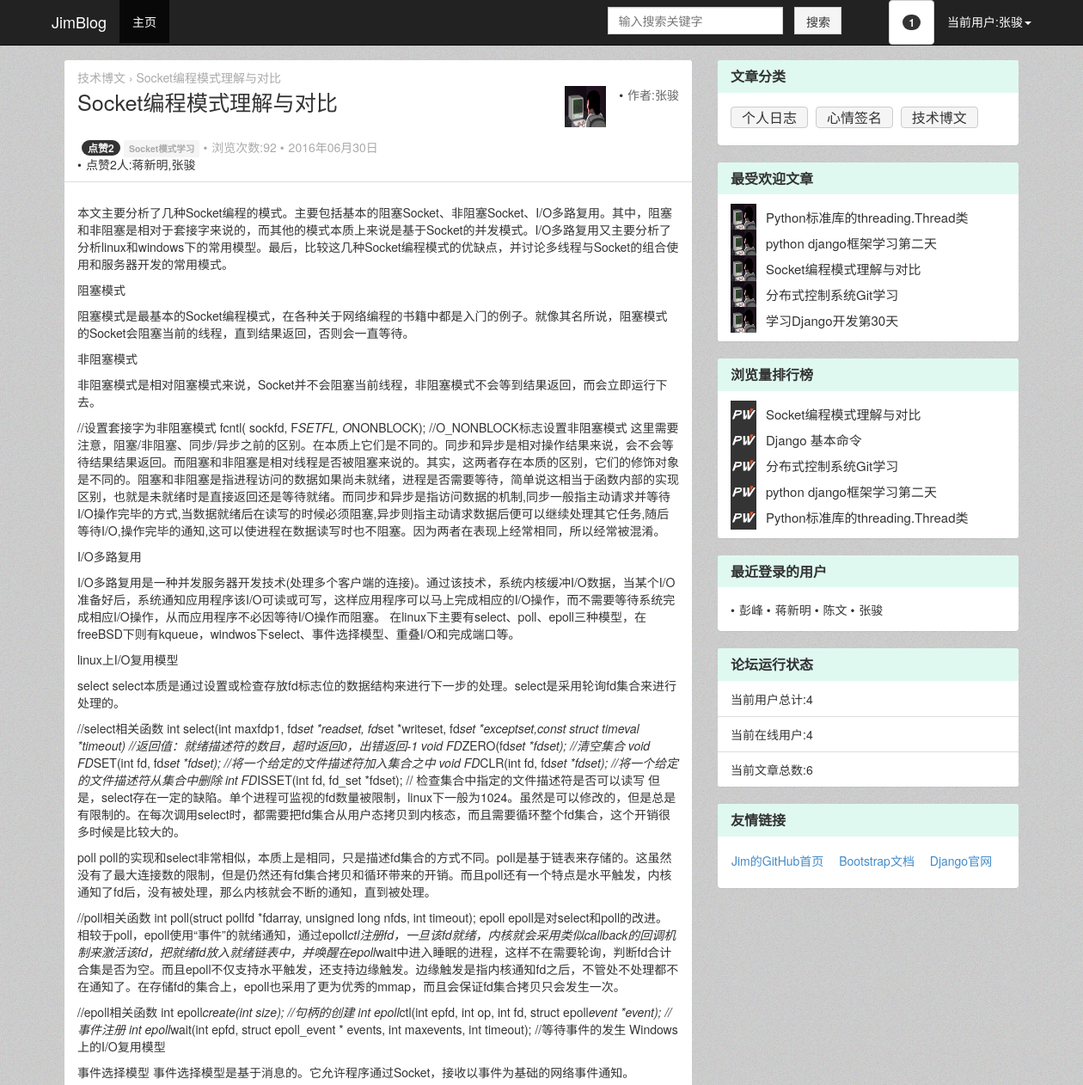
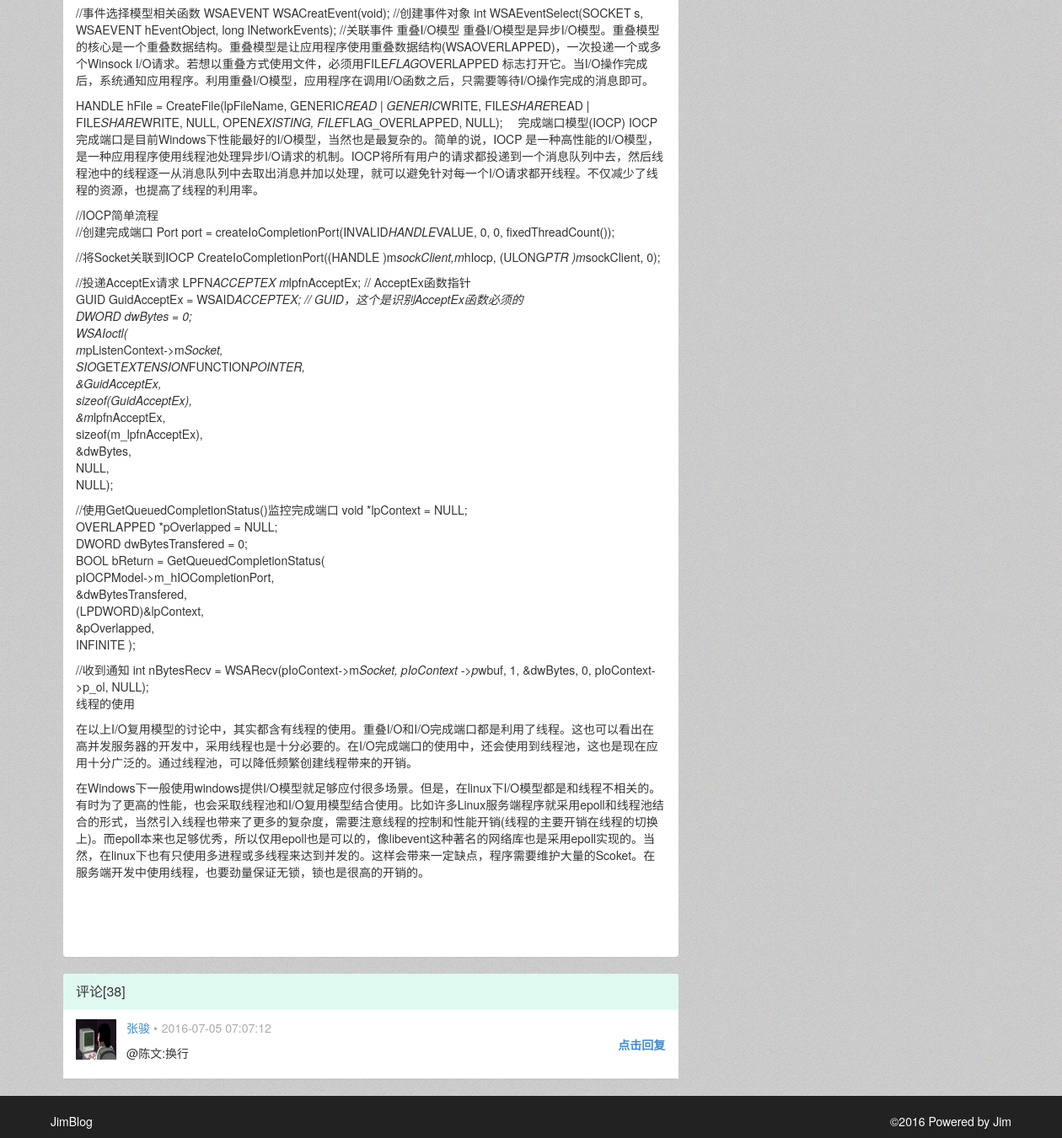
The page /comment/38 (signed in) on the database its author committed (2 pictures, top to bottom).
### BlogDemo/models.py (models this page shows, shortened)
class Article(models.Model):
	status_choice=(
		('d','draft'),
		('p','Published')
	)
	title = models.CharField(u'标题',max_length=70)
	body = models.TextField(u'正文')
	create_time = models.DateTimeField(u'创建时间',auto_now_add=True)
	last_modified_time = models.DateTimeField(u'最后修改时间',auto_now = True)
	status = models.CharField(u'文章状态',max_length=1,choices = status_choice)
	abstract = models.CharField(u'文章摘要',max_length=54,blank=True,null=True,help_text=u'可选，如若为空将摘取正文的前54个字符')
	views = models.PositiveIntegerField(u'浏览量',default=0)
	likes = models.PositiveIntegerField(u'点赞数',default=0)
	likes_user = models.ManyToManyField('User',verbose_name=u'点赞人',null=True,related_name='user_hit_likes')
	topped = models.BooleanField(u'置顶',default=False)
	auther = models.ForeignKey('User',verbose_name = u'作者',null=True,on_delete = models.SET_NULL)
	category = models.ForeignKey('Category',verbose_name=u'分类',null=True,on_delete = models.SET_NULL)
	class Meta:
		ordering = ['-last_modified_time']

class Category(models.Model):
	name = models.CharField(u'类名',max_length=20)
	create_time = models.DateTimeField(u'创建时间',auto_now_add=True)
	last_modified_time = models.DateTimeField(u'最后修改时间',auto_now = True)
	class Meta():
		ordering = ['-last_modified_time']

class User(models.Model):
	user_status=(
		('invisible',u'隐身'),
		('online',u'在线'),
		('offline',u'离线')
	)
	name = models.CharField(u'用户名',max_length=20)
	passwd = models.CharField(u'密码',max_length=20,null = True)
	email = models.EmailField(u'邮箱地址',max_length=256,default='jimforit@163.com')
	status = models.CharField(u'状态',max_length=10,choices = user_status,default='online')
	last_login_time = models.DateTimeField(u'最后一次登录时间',auto_now = True)
	def __str__(self):
		return self.name
	class Meta():
		ordering = ['last_login_time']

class Comment(models.Model):
	status_choice=(
		('R',u'已读'),
		('N',u'未读')
	)
	comment_user = models.ForeignKey('User',verbose_name = u'评论人',related_name="comment_user")
	comment_content = models.TextField(u'评论内容')
	comment_status = models.CharField(u'评论状态',max_length=10,choices = status_choice,default=u"未读")
	comment_time = models.DateTimeField(u'评论时间',auto_now = True)
	comment_reminder = models.ForeignKey('User',verbose_name=u"提醒人",null=True,related_name="comment_reminder")
	article = models.ForeignKey('Article',verbose_name = u'归属文章')
	class Meta():
		ordering = ['comment_time']

### BlogDemo/views.py (the view)
# urls.py: url(r'^comment/(?P<comment_id>\d+)',CommentDetailView.as_view(),name='comment_detail_page'),
class CommentDetailView(DetailView):
	model = Comment
	template_name = "comment_detail.html"
	context_object_name = "comment"
	pk_url_kwarg = "comment_id"
	def get_object(self):
		obj = super(CommentDetailView, self).get_object()
		obj.comment_content = markdown2.markdown(obj.comment_content)
		return obj
	def get_context_data(self,**kwargs):
		comment = Comment.objects.get(id=self.kwargs['comment_id'])
		comment.comment_status = "R"
		comment.save()
		try:
			user_name = self.request.session['username']
			user = get_object_or_404(User,name=user_name)
			user_comment_list = []
			user_comment_list = Comment.objects.filter(comment_reminder=user ,comment_status="N")
			comment_count_user = len(user_comment_list)
			likes_user = comment.article.likes_user.filter(name=self.request.session['username'])
			if user in likes_user:
				kwargs['in_likes_user']='Y'
		except KeyError:
			pass
		self.request.session['article_id'] = comment.article.pk
		users_likes = ""
		for users in comment.article.likes_user.all().order_by('-last_login_time')[:5]:
			users_likes = users_likes+users.name+','
		user_likes_count = comment.article.likes_user.all().count()
		users_likes = users_likes[:-1]
		comment.article.body = markdown2.markdown(comment.article.body)
		kwargs['comment_list_user'] = user_comment_list
		kwargs['comment_count_user'] = comment_count_user
		kwargs['article'] = comment.article
		kwargs['latest_login_user']=User.objects.all().order_by('-last_login_time')[:5]
		kwargs['user_likes_count'] = user_likes_count
		kwargs['users_likes'] = users_likes
		kwargs['user_count']=User.objects.all().count()
		kwargs['article_count']=Article.objects.all().count()
		kwargs['category_list']=Category.objects.all().order_by('name')
		kwargs['popular_article']=Article.objects.all().order_by('likes')[:5]
		kwargs['views_article']=Article.objects.all().order_by('-views')[:5]
		return super(DetailView,self).get_context_data(**kwargs)

### BlogDemo/templates/comment_detail.html (shortened to what this page needs)
{%extends "top.html"%}
{%block page-content%}
    <div id="wrap">
        <div class="container" id="main">
            <div class="col-md-8" id="left">
    <div class="panel panel-default panel-amend">
        <div class="topic-heading panel-heading">
            <div class="row">
                <div class="col-md-10" id="limit-title-width">
                    <p class="topic-breadcrumb">
                        <a href="{% url 'category_article_page' article.category.pk %}">{{article.category.name}}</a>  ›   <a href="#">{{article.title}}</a>
                    </p>
				</div>
				<div class="col-md-8" id="left1">
                    <h4 class="list-post-title-in-topic">{{article.title}}</h4>
				</div>
				<div class="col-md-4" id="right1">
						<span class="list-username pull-right"><a href="#">作者:{{article.auther.name}}</a></span>
						<a href="http://www.aeflt.net/user/center/display/?uid=1" class="col-md-1 pull-right">
							<img class="avatar-middle pull-right" src="../static/7c93baa4-056c-11e6-8212-000c2919e245.jpg" title="admin">
						</a>
				</div>
				<div class="col-md-12" id="limit-title-width">
                    <p class="list-meta">
						{% if not in_likes_user %}
						<a href="{%url 'likes_add_page' article.pk%}"><span id = "likes_hit" class="badge list-reply-count hidden-xs">点赞{{article.likes_user.count}}</span></a>
						{%else%}
						<a href="#"><span id = "likes_hitted" class="badge list-reply-count hidden-xs">点赞{{article.likes_user.count}}</span></a>
						{%endif%}
						<span class="label label-default list-meta-node"><a href="#">{{article.abstract}}</a></span>
					    <span class="list-count">浏览次数:{{article.views}}</span>
						<span class="list-time">{{article.create_time|date:"Y年m月d日"}}</span>
				    </p>
                </div>
				<div class="col-md-12" id="limit-title-width">
					<span class="list-count">点赞{{article.likes_user.count}}人:{{users_likes}}</span>
				</div>
            </div>
        </div>
        <div class="panel-body">
            <p></p><p>
	<span style="font-size:16px;">{{article.body|safe}}</span>
</p>
<p>
</p>
<p>
</p><p></p>
        </div>
    </div>
    <div class="panel panel-default panel-amend" id="come_here">
         <div class="panel-heading panel-heading-amend">
            <p class="panel-title">评论[{{comment.pk}}]</p>
        </div>
        <ul class="list-group">
                    <div class="list-group-item list-topic-item">
                        <div class="row ">
                            <a href="#" class="col-md-1 col-xs-2 col-sm-2" id="limit-comment-width">
                                <img class="avatar-middle" src="../static/7c93baa4-056c-11e6-8212-000c2919e245.jpg" title="fiyahanxue">
                            </a>
                            <div class="col-xs-11">
                                <div class="row">
                                    <div class="reply-author col-sm-10">
                                        <a href="#">{{comment.comment_user}}</a>
                                        <span class="list-time">{{comment.comment_time|date:"Y-m-d H:m:i"}}</span>
                                    </div>
                                </div>
                                <div class="row">
                                    <div class="col-md-8" id="left2">
                                            <p>{{comment.comment_content|safe}}</p>
                                    </div>
									<div class="col-md-4 pull-right" id="right2">
                                            <p><label class="pull-right" onclick="showreplayform()"><a>点击回复</a></label>&nbsp&nbsp&nbsp&nbsp&nbsp</p>
                                    </div>
                                </div>
                            </div>
                        </div>
                    </div>
        </ul>
    </div>
            </div>
            <div class="col-md-4" id="right">
    <div class="panel panel-default panel-amend">
    <div class="panel-heading panel-heading-amend">
        <h3 class="panel-title">文章分类</h3>
    </div>
    <div class="panel-body">
        {%for category in category_list%}
            <a class="btn btn-default category_btn" href="{% url 'category_article_page' category.pk %}">{{category.name}}</a>
        {%endfor%}
    </div>
</div>
    <div class="panel panel-default panel-amend">
    <div class="panel-heading panel-heading-amend">
        <h3 class="panel-title">最受欢迎文章</h3>
    </div>
    <ul class="list-group">
                <li class="list-group-item">
					{%for articles in popular_article%}
                    <div class="row row_min_height">
                        <a href="#" class="recommend_topic"><img class="recommend_topic_img" src="../static/7c93baa4-056c-11e6-8212-000c2919e245.jpg" title="admin"></a>
						<div class="recommend_topic_list">
                            <a href="{%url 'article_detail_page' articles.pk%}" title="{{articles.title}}">{{articles.title}}</a>
                        </div>
                    </div>
					{%endfor%}
                </li>
    </ul>
</div>
    <div class="panel panel-default panel-amend">
    <div class="panel-heading panel-heading-amend">
        <h3 class="panel-title">浏览量排行榜</h3>
    </div>
    <ul class="list-group">
            <li class="list-group-item">
			{%for articles in views_article%}
                <div class="row row_min_height">
                    <a href="http://www.aeflt.net/user/center/display/?uid=8" class="hot_topic"><img class="hot_topic_img" src="../static/default.jpg" title="潭州助理老师  瑾萱"></a>
                    <div class="hot_topic_list">
                        <a href="{%url 'article_detail_page' articles.pk%}" title="{{articles.title}}">{{articles.title}}</a>
                    </div>
                </div>
			{%endfor%}
            </li>
    </ul>
</div>
    <div class="panel panel-default panel-amend">
    <div class="panel-heading panel-heading-amend">
        <h3 class="panel-title">最近登录的用户</h3>
    </div>
    <div class="panel-body">
	{%for users in latest_login_user%}
		<span class="list-username">{{users.name}}</span>
	{%endfor%}
    </div>
</div>
    <div class="panel panel-default panel-amend">
    <div class="panel-heading panel-heading-amend">
        <h3 class="panel-title">论坛运行状态</h3>
    </div>
   <div class="list-group">
        <span class="list-group-item">当前用户总计:{{user_count}}</span>
		<span class="list-group-item">当前在线用户:{{user_count}}</span>
		<span class="list-group-item">当前文章总数:{{article_count}}</span>
    </div>
</div>
    <div class="panel panel-default panel-amend">
    <div class="panel-heading panel-heading-amend">
        <h3 class="panel-title">友情链接</h3>
    </div>
    <div class="panel-body">
            <a class="btn friendly_link" target="_blank" href="https://github.com/jimforit">Jim的GitHub首页</a>
            <a class="btn friendly_link" target="_blank" href="http://v3.bootcss.com/">Bootstrap文档</a>
            <a class="btn friendly_link" target="_blank" href="https://www.djangoproject.com/">Django官网</a>
    </div>
</div>
            </div>
        </div>
    </div>
    <footer class="footer-color nav-footer-color" id="footer">
        <div class="container clearfix">
            <div class="text-muted pull-left">
                   <p id="text-color">JimBlog</p>
            </div>
            <p class="muted credit pull-right" id="text-color">
                ©<time>2016</time> Powered by Jim
            </p>
        </div>
    </footer>
{%endblock%}

### BlogDemo/static/navbar-fixed-top.css (style rules this page uses)
body { min-height: 2000px; padding-top: 70px; }

### BlogDemo/static/customize.css (style rules this page uses)
a { text-decoration: none !important; }
.list-post-title, .list-meta { margin: 0px; }
.avatar-middle { width: 48px; height: 48px; }
.list-reply-count { margin-top: 15px; font-family: "Helvetica Neue", Helvetica, Arial, sans-serif; }
.label a { color: #F5F5F5; }
.list-count::before, .list-time::before, .list-username::before, .list-reply-count-xs::before { content: '\2022'; margin-right: 5px; }
.list-username a { color: #666; }
.list-meta { color: #aaa; margin-left: 5px; }
footer { padding-top: 20px; }
.list-time { color: #aaa }
* { margin:0;padding:0;list-style-type:none; }
a,img { border:0; }
html,body { background:#fff;font-size:14px;font-family:"microsoft yahei"; }
html, body { min-height: 0px; height: 100%; padding-top: 0px; }
#wrap { min-height: 130%; height: auto; margin-bottom: -50px; padding-bottom: 50px; background-image: url("/static/background-picture.png"); padding-top: 70px; min-width: 1250px; }
footer { height: 50px; background-color: #FEFEFE; min-width: 1250px; }
.panel-body { padding: 15px; }
.panel-body:before, .panel-body:after { display: table; content: " "; }
.panel-body:after { clear: both; }
.list-meta-node { background-color: #F5F5F5; }
.list-meta-node a { color: #AAA; }
.list-reply-count { background-color: #aab0c6; }
.topic-heading { background-color: #FFF !important; }
.list-post-title-in-topic { font-size: 180%; padding-top: 5px; padding-bottom: 5px; margin-top: 0px; word-wrap:break-word; word-break:break-all; }
.topic-breadcrumb, .topic-breadcrumb a { margin: 0px; color: #AAAAAA; }
body { font-family: "WenQuanYi Micro Hei", "Microsoft YaHei", "Helvetica Neue", Helvetica, Arial, sans-serif; }
html, html a { -webkit-font-smoothing: antialiased; text-shadow: 1px 1px 1px rgba(0,0,0,0.004); }
.footer-color { background-color: #222; }
#text-color { color: #fff; }
#main { width: 1170px !important; }
#left { width: 760px !important; float: left; }
#right { width: 380px !important; float: right; }
#limit-title-width { width: 577px; }
.reply-author { width: 556px; }
#limit-comment-width { width: 60px; }
.hot_topic { width: 40px; height: 40px; margin-left: 15px; }
.hot_topic_img { width: 30px; height: 30px; }
.hot_topic_list { width: 270px; margin-left: 56px; margin-top: -25px; word-wrap:break-word; word-break:break-all; }
.hot_topic_list a { color: #333; font-size: 15px; }
.row_min_height { min-height: 30px; }
.recommend_topic { width: 40px; height: 40px; margin-left: 15px; }
.recommend_topic_img { width: 30px; height: 30px; }
.recommend_topic_list { width: 270px; margin-left: 56px; margin-top: -25px; word-wrap:break-word; word-break:break-all; }
.recommend_topic_list a { color: #333; font-size: 15px; margin-top: 10px; }
.friendly_link { padding-top: 1px; padding-left: 0px; }
.category_btn { height: 25px; padding-top: 1px; margin: 0px 5px 5px 0px; background-color: #f5f5f5; font-size: 16px; }
.panel-heading-amend { background-color: #DFF9F1 !important; border-color: #fff!important; }
.panel-heading h3 { font-weight: bold; }
.nav-footer-color { background-image: url(/static/img/navbar-picture.png); }
.panel-amend { border: 0px !important; }

### rows shown on the page
Article: category.name "技术博文", title "Socket编程模式理解与对比", auther.name "张骏", likes_user.count "2", abstract "Socket模式学习", views "92", create_time "2016年06月30日", body "本文主要分析了几种Socket编程的模式。主要包括基本的阻塞Socket、非阻塞Socket、I/O多路复用。其中，阻塞和非阻塞是相对于套接字来说的，而其他的模式本质上来说是基于Socket的并发模式。I/O多路复用又主要分析了分析linux和windows下的常用模型。最后，比较这几种Socket编程模式的优缺点，并讨论多线程与Socket的组合使用和服务器开发的常用模式。 阻塞模式 阻塞模式是最基本的Socket编程模式，在各种关于网络编程的书籍中都是入门的例子。就像其名所说，阻塞模式的Socket会阻塞当前的线程，直到结果返回，否则会一直等待。 非阻塞模式 非阻塞模式是相对阻塞模式来说，Socket并不会阻塞当前线程，非阻塞模式不会等到结果返回，而会立即运行下去。 //设置套接字为非阻塞模式 fcntl( sockfd, F SETFL, O NONBLOCK); //O_NONBLOCK标志设置非阻塞模式…"
Comment: pk "38", comment_user "张骏", comment_time "2016-07-05 07:07:12", comment_content "@陈文:换行"
Category: name "个人日志"
Category: name "心情签名"
Category: name "技术博文"
Article: title "Python标准库的threading.Thread类"
Article: title "python django框架学习第二天"
Article: title "分布式控制系统Git学习"
Article: title "学习Django开发第30天"
Article: title "Django 基本命令"
User: name "彭峰"
User: name "蒋新明"
User: name "陈文"
User: name "张骏"

### other values the page prints
{{ comment_count_user }} "1"
{{ request.session.username }} "张骏"
{{ users_likes }} "蒋新明,张骏"
{{ user_count }} "4"
{{ article_count }} "6"
